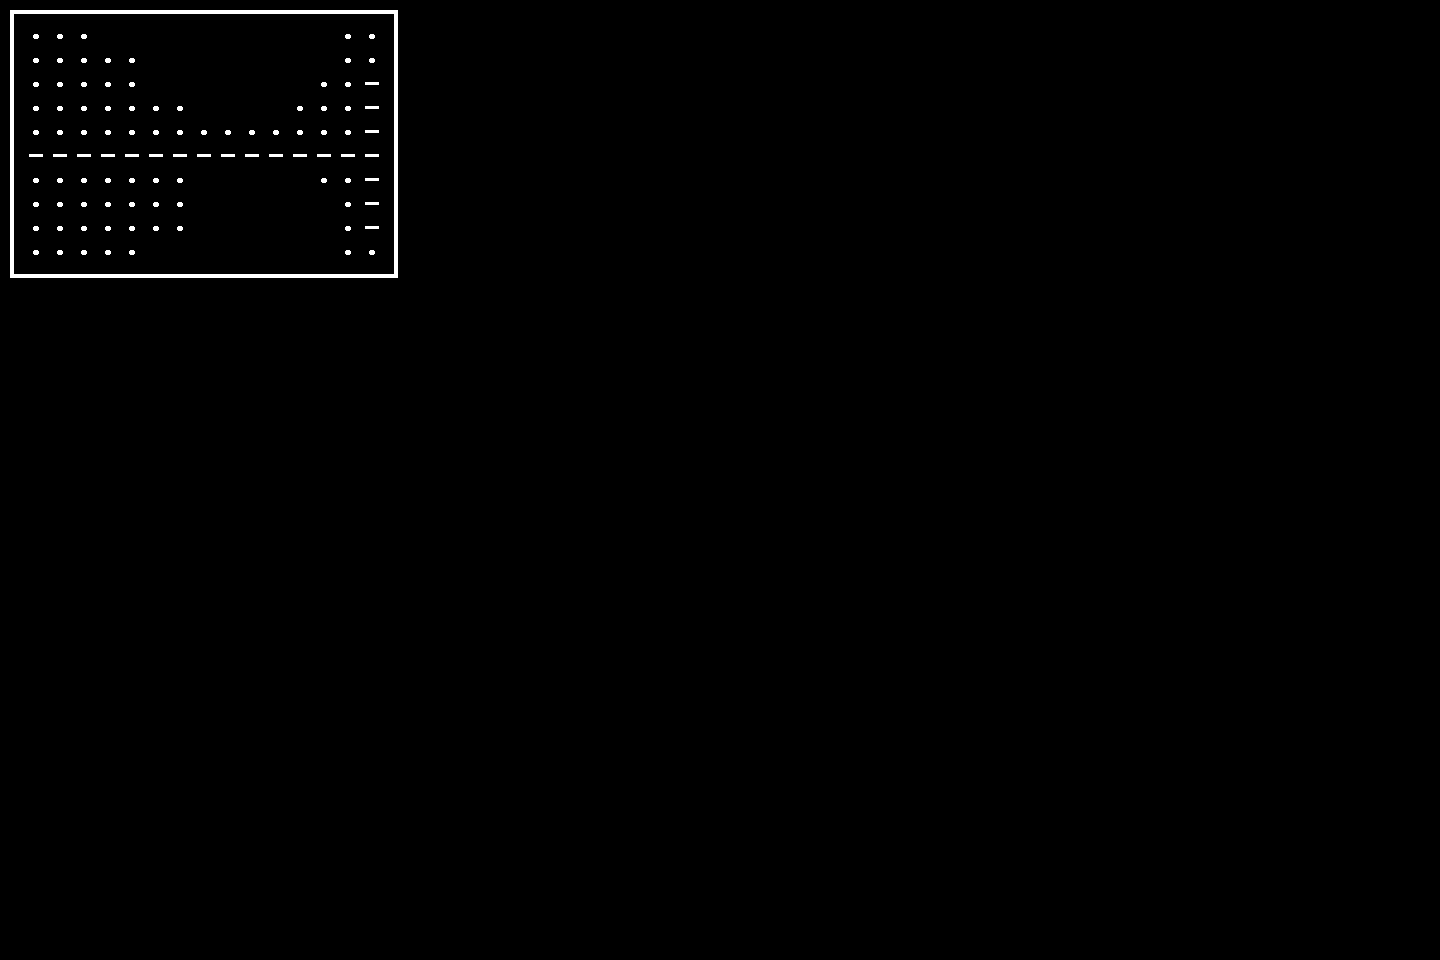

Below is a game level as drawn by its tile map, then a one-line description and the .tmx file that defines it, in full:
An orthogonal 60x40 tile map with 24x24 px tiles, 1 tile layer (Tile Layer).

<map version="1.0" orientation="orthogonal" renderorder="right-down" width="60" height="40" tilewidth="24" tileheight="24" nextobjectid="1">
 <tileset firstgid="1" name="Nagidal24x24" tilewidth="24" tileheight="24" tilecount="256" columns="16">
  <image source="Nagidal24x24.png" width="384" height="384" />
 </tileset>
 <layer name="Tile Layer" width="60" height="40">
  <data encoding="csv">
219,197,197,197,197,197,197,197,197,197,197,197,197,197,197,197,192,0,0,0,0,0,0,0,0,0,0,0,0,0,0,0,0,0,0,0,0,0,0,0,0,0,0,0,0,0,0,0,0,0,0,0,0,0,0,0,0,0,0,0,
180,250,250,250,0,0,0,0,0,0,0,0,0,0,250,250,180,0,0,0,0,0,0,0,0,0,0,0,0,0,0,0,0,0,0,0,0,0,0,0,0,0,0,0,0,0,0,0,0,0,0,0,0,0,0,0,0,0,0,0,
180,250,250,250,250,250,0,0,0,0,0,0,0,0,250,250,180,0,0,0,0,0,0,0,0,0,0,0,0,0,0,0,0,0,0,0,0,0,0,0,0,0,0,0,0,0,0,0,0,0,0,0,0,0,0,0,0,0,0,0,
180,250,250,250,250,250,0,0,0,0,0,0,0,250,250,46,180,0,0,0,0,0,0,0,0,0,0,0,0,0,0,0,0,0,0,0,0,0,0,0,0,0,0,0,0,0,0,0,0,0,0,0,0,0,0,0,0,0,0,0,
180,250,250,250,250,250,250,250,0,0,0,0,250,250,250,46,180,0,0,0,0,0,0,0,0,0,0,0,0,0,0,0,0,0,0,0,0,0,0,0,0,0,0,0,0,0,0,0,0,0,0,0,0,0,0,0,0,0,0,0,
180,250,250,250,250,250,250,250,250,250,250,250,250,250,250,46,180,0,0,0,0,0,0,0,0,0,0,0,0,0,0,0,0,0,0,0,0,0,0,0,0,0,0,0,0,0,0,0,0,0,0,0,0,0,0,0,0,0,0,0,
180,46,46,46,46,46,46,46,46,46,46,46,46,46,46,46,180,0,0,0,0,0,0,0,0,0,0,0,0,0,0,0,0,0,0,0,0,0,0,0,0,0,0,0,0,0,0,0,0,0,0,0,0,0,0,0,0,0,0,0,
180,250,250,250,250,250,250,250,0,0,0,0,0,250,250,46,180,0,0,0,0,0,0,0,0,0,0,0,0,0,0,0,0,0,0,0,0,0,0,0,0,0,0,0,0,0,0,0,0,0,0,0,0,0,0,0,0,0,0,0,
180,250,250,250,250,250,250,250,0,0,0,0,0,0,250,46,180,0,0,0,0,0,0,0,0,0,0,0,0,0,0,0,0,0,0,0,0,0,0,0,0,0,0,0,0,0,0,0,0,0,0,0,0,0,0,0,0,0,0,0,
180,250,250,250,250,250,250,250,0,0,0,0,0,0,250,46,180,0,0,0,0,0,0,0,0,0,0,0,0,0,0,0,0,0,0,0,0,0,0,0,0,0,0,0,0,0,0,0,0,0,0,0,0,0,0,0,0,0,0,0,
180,250,250,250,250,250,0,0,0,0,0,0,0,0,250,250,180,0,0,0,0,0,0,0,0,0,0,0,0,0,0,0,0,0,0,0,0,0,0,0,0,0,0,0,0,0,0,0,0,0,0,0,0,0,0,0,0,0,0,0,
193,197,197,197,197,197,197,197,197,197,197,197,197,197,197,197,218,0,0,0,0,0,0,0,0,0,0,0,0,0,0,0,0,0,0,0,0,0,0,0,0,0,0,0,0,0,0,0,0,0,0,0,0,0,0,0,0,0,0,0,
0,0,0,0,0,0,0,0,0,0,0,0,0,0,0,0,0,0,0,0,0,0,0,0,0,0,0,0,0,0,0,0,0,0,0,0,0,0,0,0,0,0,0,0,0,0,0,0,0,0,0,0,0,0,0,0,0,0,0,0,
0,0,0,0,0,0,0,0,0,0,0,0,0,0,0,0,0,0,0,0,0,0,0,0,0,0,0,0,0,0,0,0,0,0,0,0,0,0,0,0,0,0,0,0,0,0,0,0,0,0,0,0,0,0,0,0,0,0,0,0,
0,0,0,0,0,0,0,0,0,0,0,0,0,0,0,0,0,0,0,0,0,0,0,0,0,0,0,0,0,0,0,0,0,0,0,0,0,0,0,0,0,0,0,0,0,0,0,0,0,0,0,0,0,0,0,0,0,0,0,0,
0,0,0,0,0,0,0,0,0,0,0,0,0,0,0,0,0,0,0,0,0,0,0,0,0,0,0,0,0,0,0,0,0,0,0,0,0,0,0,0,0,0,0,0,0,0,0,0,0,0,0,0,0,0,0,0,0,0,0,0,
0,0,0,0,0,0,0,0,0,0,0,0,0,0,0,0,0,0,0,0,0,0,0,0,0,0,0,0,0,0,0,0,0,0,0,0,0,0,0,0,0,0,0,0,0,0,0,0,0,0,0,0,0,0,0,0,0,0,0,0,
0,0,0,0,0,0,0,0,0,0,0,0,0,0,0,0,0,0,0,0,0,0,0,0,0,0,0,0,0,0,0,0,0,0,0,0,0,0,0,0,0,0,0,0,0,0,0,0,0,0,0,0,0,0,0,0,0,0,0,0,
0,0,0,0,0,0,0,0,0,0,0,0,0,0,0,0,0,0,0,0,0,0,0,0,0,0,0,0,0,0,0,0,0,0,0,0,0,0,0,0,0,0,0,0,0,0,0,0,0,0,0,0,0,0,0,0,0,0,0,0,
0,0,0,0,0,0,0,0,0,0,0,0,0,0,0,0,0,0,0,0,0,0,0,0,0,0,0,0,0,0,0,0,0,0,0,0,0,0,0,0,0,0,0,0,0,0,0,0,0,0,0,0,0,0,0,0,0,0,0,0,
0,0,0,0,0,0,0,0,0,0,0,0,0,0,0,0,0,0,0,0,0,0,0,0,0,0,0,0,0,0,0,0,0,0,0,0,0,0,0,0,0,0,0,0,0,0,0,0,0,0,0,0,0,0,0,0,0,0,0,0,
0,0,0,0,0,0,0,0,0,0,0,0,0,0,0,0,0,0,0,0,0,0,0,0,0,0,0,0,0,0,0,0,0,0,0,0,0,0,0,0,0,0,0,0,0,0,0,0,0,0,0,0,0,0,0,0,0,0,0,0,
0,0,0,0,0,0,0,0,0,0,0,0,0,0,0,0,0,0,0,0,0,0,0,0,0,0,0,0,0,0,0,0,0,0,0,0,0,0,0,0,0,0,0,0,0,0,0,0,0,0,0,0,0,0,0,0,0,0,0,0,
0,0,0,0,0,0,0,0,0,0,0,0,0,0,0,0,0,0,0,0,0,0,0,0,0,0,0,0,0,0,0,0,0,0,0,0,0,0,0,0,0,0,0,0,0,0,0,0,0,0,0,0,0,0,0,0,0,0,0,0,
0,0,0,0,0,0,0,0,0,0,0,0,0,0,0,0,0,0,0,0,0,0,0,0,0,0,0,0,0,0,0,0,0,0,0,0,0,0,0,0,0,0,0,0,0,0,0,0,0,0,0,0,0,0,0,0,0,0,0,0,
0,0,0,0,0,0,0,0,0,0,0,0,0,0,0,0,0,0,0,0,0,0,0,0,0,0,0,0,0,0,0,0,0,0,0,0,0,0,0,0,0,0,0,0,0,0,0,0,0,0,0,0,0,0,0,0,0,0,0,0,
0,0,0,0,0,0,0,0,0,0,0,0,0,0,0,0,0,0,0,0,0,0,0,0,0,0,0,0,0,0,0,0,0,0,0,0,0,0,0,0,0,0,0,0,0,0,0,0,0,0,0,0,0,0,0,0,0,0,0,0,
0,0,0,0,0,0,0,0,0,0,0,0,0,0,0,0,0,0,0,0,0,0,0,0,0,0,0,0,0,0,0,0,0,0,0,0,0,0,0,0,0,0,0,0,0,0,0,0,0,0,0,0,0,0,0,0,0,0,0,0,
0,0,0,0,0,0,0,0,0,0,0,0,0,0,0,0,0,0,0,0,0,0,0,0,0,0,0,0,0,0,0,0,0,0,0,0,0,0,0,0,0,0,0,0,0,0,0,0,0,0,0,0,0,0,0,0,0,0,0,0,
0,0,0,0,0,0,0,0,0,0,0,0,0,0,0,0,0,0,0,0,0,0,0,0,0,0,0,0,0,0,0,0,0,0,0,0,0,0,0,0,0,0,0,0,0,0,0,0,0,0,0,0,0,0,0,0,0,0,0,0,
0,0,0,0,0,0,0,0,0,0,0,0,0,0,0,0,0,0,0,0,0,0,0,0,0,0,0,0,0,0,0,0,0,0,0,0,0,0,0,0,0,0,0,0,0,0,0,0,0,0,0,0,0,0,0,0,0,0,0,0,
0,0,0,0,0,0,0,0,0,0,0,0,0,0,0,0,0,0,0,0,0,0,0,0,0,0,0,0,0,0,0,0,0,0,0,0,0,0,0,0,0,0,0,0,0,0,0,0,0,0,0,0,0,0,0,0,0,0,0,0,
0,0,0,0,0,0,0,0,0,0,0,0,0,0,0,0,0,0,0,0,0,0,0,0,0,0,0,0,0,0,0,0,0,0,0,0,0,0,0,0,0,0,0,0,0,0,0,0,0,0,0,0,0,0,0,0,0,0,0,0,
0,0,0,0,0,0,0,0,0,0,0,0,0,0,0,0,0,0,0,0,0,0,0,0,0,0,0,0,0,0,0,0,0,0,0,0,0,0,0,0,0,0,0,0,0,0,0,0,0,0,0,0,0,0,0,0,0,0,0,0,
0,0,0,0,0,0,0,0,0,0,0,0,0,0,0,0,0,0,0,0,0,0,0,0,0,0,0,0,0,0,0,0,0,0,0,0,0,0,0,0,0,0,0,0,0,0,0,0,0,0,0,0,0,0,0,0,0,0,0,0,
0,0,0,0,0,0,0,0,0,0,0,0,0,0,0,0,0,0,0,0,0,0,0,0,0,0,0,0,0,0,0,0,0,0,0,0,0,0,0,0,0,0,0,0,0,0,0,0,0,0,0,0,0,0,0,0,0,0,0,0,
0,0,0,0,0,0,0,0,0,0,0,0,0,0,0,0,0,0,0,0,0,0,0,0,0,0,0,0,0,0,0,0,0,0,0,0,0,0,0,0,0,0,0,0,0,0,0,0,0,0,0,0,0,0,0,0,0,0,0,0,
0,0,0,0,0,0,0,0,0,0,0,0,0,0,0,0,0,0,0,0,0,0,0,0,0,0,0,0,0,0,0,0,0,0,0,0,0,0,0,0,0,0,0,0,0,0,0,0,0,0,0,0,0,0,0,0,0,0,0,0,
0,0,0,0,0,0,0,0,0,0,0,0,0,0,0,0,0,0,0,0,0,0,0,0,0,0,0,0,0,0,0,0,0,0,0,0,0,0,0,0,0,0,0,0,0,0,0,0,0,0,0,0,0,0,0,0,0,0,0,0,
0,0,0,0,0,0,0,0,0,0,0,0,0,0,0,0,0,0,0,0,0,0,0,0,0,0,0,0,0,0,0,0,0,0,0,0,0,0,0,0,0,0,0,0,0,0,0,0,0,0,0,0,0,0,0,0,0,0,0,0
</data>
 </layer>
</map>